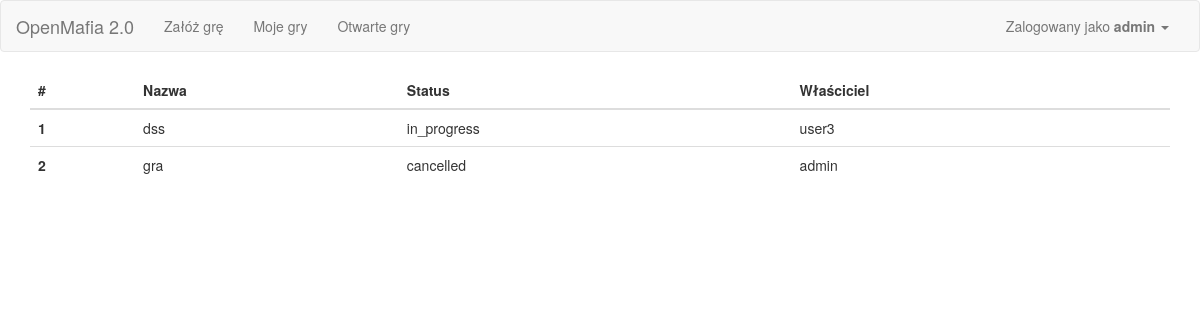
The app's page /game/list/my_games (signed in), older data.
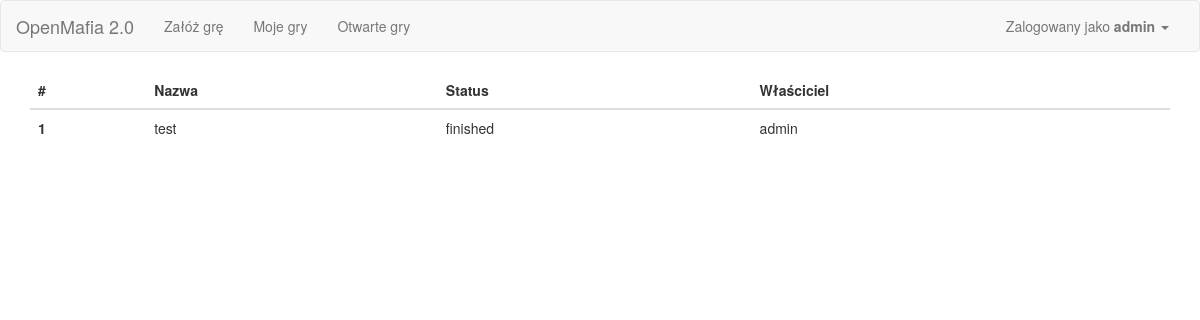
The same page, newer data.
### app/Engine/DB/models.py (models this page shows, shortened)
class User(db.Model):
    __tablename__ = 'User'
    id = db.Column(db.Integer, primary_key=True)
    user = db.Column(db.String(64), unique=True)
    password = db.Column(db.String(500))
    name = db.Column(db.String(500))
    email = db.Column(db.String(120), unique=True)
    is_active = db.Column(db.Boolean)
    def is_active(self):
        return True

class Game(db.Model):
    __tablename__ = 'Game'
    id = db.Column(db.Integer, primary_key=True)
    name = db.Column(db.String(500))
    day_no = db.Column(db.Integer)
    phase = db.Column(db.Integer)
    status_id = db.Column(db.Integer, ForeignKey('Status.id'), default=1)
    owner_id = db.Column(db.Integer, ForeignKey('User.id'))
    start_time = db.Column(db.DateTime(timezone=True))
    owner = relationship("User", uselist=False)
    status = relationship("Status", uselist=False)
    game_players = relationship("GamePlayer")
    roles = relationship("Game_Roles")
    phases = relationship("Game_Phases")

class Status(db.Model):
    __tablename__ = 'Status'
    id = db.Column(db.Integer, primary_key=True)
    name = db.Column(db.String(100))
    visible_name = db.Column(db.String(100))

### app/SetupGameModule/views.py (the view)
@SetupGameModule.route('list', methods=['GET', 'POST'])
@SetupGameModule.route('list/<game_type>', methods=['GET', 'POST'])
@login_required
def game_list(game_type='open_games'):
    db_api = GameApi()
    games = db_api.list_games(game_type)
    return render_template('SetupGameModule_list.html', games=games)

### app/Engine/DB/db_api.py (called while the page is built)
    def list_games(self, game_type='all', user=None):
        if game_type == 'all':
            return Game.query.all()
        elif game_type == 'all_but_cancelled':
            status_id = self._get_status_id('cancelled')
            return Game.query.filter(Game.status_id != status_id).all()
        elif game_type == 'open_games':
            status_id = self._get_status_id('enrollment_open')
            return Game.query.filter(Game.status_id == status_id).all()
        elif game_type == 'my_games':
            games = Game.query.all()
            return [game for game in games if current_user.id in [player.user_id for player in game.game_players]]
        else:
            return None

### app/views.py (called while the page is built)
@app.before_request
def before_request():
    g.user = current_user

@lm.user_loader
def load_user(id):
    return User.query.get(int(id))

### app/SetupGameModule/templates/SetupGameModule_list.html (shortened to what this page needs)
{% extends "base.html" %}
{% import "bootstrap/wtf.html" as wtf %}
{% block styles %}
{{ super() }}
<link rel="stylesheet" type="text/css" href="{{ url_for('SetupGameModule.static', filename='css/styles.css') }}">
{% endblock %}
{%block main_content%}
    {% if games|length > 0 %}
    <table class="table table-hover">
      <thead>
        <tr>
          <th scope="col">#</th>
          <th scope="col">Nazwa</th>
          <th scope="col">Status</th>
          <th scope="col">Właściciel</th>
        </tr>
      </thead>
      <tbody>
        {% for game in games %}
        {% if game.status.name == 'in_progress'%}
        {% set link = '../' + game.id|string + '/lobby' %}
        {% else %}
        {% set link = '../' + game.id|string + '/game_configuration' %}
        {% endif %}
        <tr onclick="document.location = '{{ link }}';">
         <th scope="row">{{ game.id }}</th>
            <td>{{ game.name }}</td>
            <td>{{ game.status.name }}</td>
            <td>{{ game.owner.name }}</td>
        </tr>
        {% endfor %}
        </tbody>
    </table>
    {% else %}
    Brak gier do wyświetlenia.
    {% endif %}
{%endblock%}

### app/templates/base.html (shortened to what this page needs)
{% extends "bootstrap/base.html" %}
{% block styles %}
{{ super() }}
<link rel="stylesheet" type="text/css" href="{{ url_for('static', filename='css/base_styles.css') }}">
<link rel="stylesheet" type="text/css" href="{{ url_for('static', filename='css/bootstrap_table.css') }}">
{% endblock %}
{% block navbar %}
<nav class="navbar navbar-default" id="nav">
	<div class="container-fluid">
	  <div class="navbar-header">
		<a class="navbar-brand" href="/">OpenMafia 2.0</a>
	  </div>
	  <div class="collapse navbar-collapse" id="bs-example-navbar-collapse-1">
		<ul class="nav navbar-nav">
			<li {{ 'class=active' if request.endpoint == 'SetupGameModule.setup_game' }} ><a href="{{ url_for('SetupGameModule.setup_game')}}">Załóż grę</a></li>
			<li><a href="{{ url_for('SetupGameModule.game_list')}}/my_games">Moje gry</a></li>
			<li><a href="{{ url_for('SetupGameModule.game_list')}}/open_games">Otwarte gry</a></li>
		</ul>
		<ul class="nav navbar-nav navbar-right">
		  <li><a href="#"></a></li>
		  <li class="dropdown">
			<a href="#" class="dropdown-toggle" data-toggle="dropdown" role="button" aria-haspopup="true" aria-expanded="false">
				{% if current_user.is_authenticated %}
				Zalogowany jako <b>{{ current_user.user }}</b>
				{% else %}
					Gość
				{% endif %}
				<span class="caret"></span>
			</a>
		  </li>
		</ul>
	  </div>
	</div>
  </nav>
{% endblock %}
{%block content %}
<div class="container">
	{%block main_content%}{%endblock%}
</div>
{%endblock%}

Row changes from the older to the newer data that the page shows:
removed Game: id "2", name "gra", status.name "cancelled", owner.name "admin"
changed Game id 1: name "dss" → "test"; status.name "in_progress" → "finished"; owner.name "user3" → "admin"
